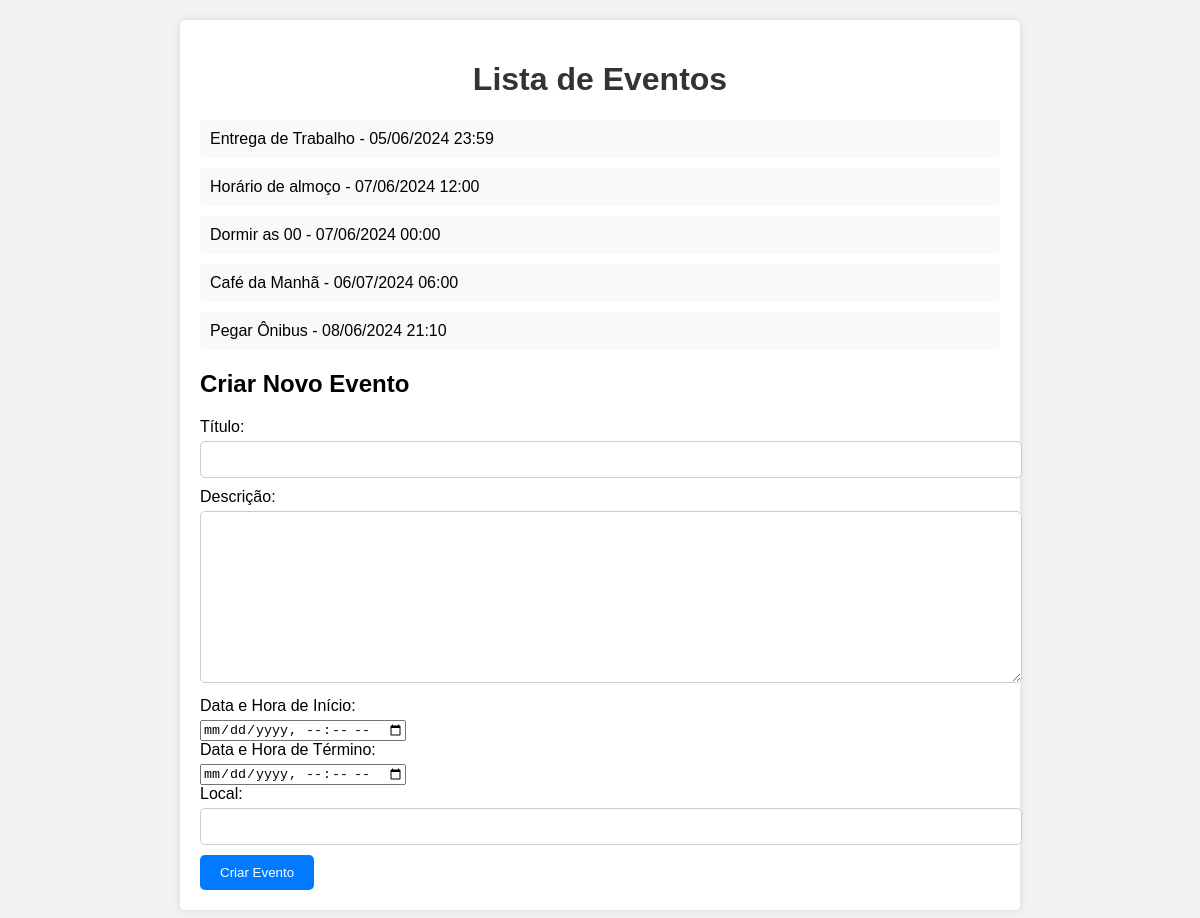
The page / on the database its author committed.
### events/models.py (models this page shows, shortened)
class Event(models.Model):
    title = models.CharField(max_length=200)
    description = models.TextField()
    start_datetime = models.DateTimeField()
    end_datetime = models.DateTimeField()
    location = models.CharField(max_length=200)
    creator = models.ForeignKey(User, on_delete=models.CASCADE)

### events/views.py (the view)
# urls.py: path('', views.event_list, name='event_list'),
def event_list(request):
    if request.method == 'POST':
        form = EventForm(request.POST)
        if form.is_valid():
            event = form.save(commit=False)
            event.creator = request.user
            event.save()
            return redirect('event_list')  # Redirecionar de volta para a mesma página
    else:
        form = EventForm()
    events = Event.objects.all()
    return render(request, 'event_list.html', {'events': events, 'form': form})

### events/forms.py (shortened to what this page needs)
class EventForm(forms.ModelForm):
    class Meta:
        model = Event
        fields = ['title', 'description', 'start_datetime', 'end_datetime', 'location']
        widgets = {
            'start_datetime': forms.DateTimeInput(attrs={'type': 'datetime-local'}),
            'end_datetime': forms.DateTimeInput(attrs={'type': 'datetime-local'}),
        }

### events/templates/event_list.html (shortened to what this page needs)
<!DOCTYPE html>
<html>
<head>
</head>
<body>
    <div class="container">
        <h1>Lista de Eventos</h1>
        <ul>
            {% for event in events %}
                <li>{{ event.title }} - {{ event.start_datetime|date:"d/m/Y H:i" }}</li>
            {% endfor %}
        </ul>
        <h2>Criar Novo Evento</h2>
        <form method="post">
            <label for="id_title">Título:</label>
            {{ form.title }}
            <label for="id_description">Descrição:</label>
            {{ form.description }}
            <label for="id_start_datetime">Data e Hora de Início:</label>
            {{ form.start_datetime }}
            <label for="id_end_datetime">Data e Hora de Término:</label>
            {{ form.end_datetime }}
            <label for="id_location">Local:</label>
            {{ form.location }}
            <button type="submit">Criar Evento</button>
        </form>
    </div>
</body>
</html>

### events/templates/event_list.html (style rules this page uses)
body { font-family: Arial, sans-serif; background-color: #f2f2f2; margin: 0; padding: 0; }
.container { max-width: 800px; margin: 20px auto; padding: 20px; background-color: #fff; border-radius: 5px; box-shadow: 0 0 10px rgba(0, 0, 0, 0.1); }
h1 { color: #333; text-align: center; }
ul { list-style-type: none; padding: 0; }
li { background-color: #f9f9f9; padding: 10px; margin-bottom: 10px; border-radius: 5px; }
form { margin-top: 20px; }
label { display: block; margin-bottom: 5px; }
input[type="text"], textarea { width: 100%; padding: 10px; margin-bottom: 10px; border: 1px solid #ccc; border-radius: 5px; }
button[type="submit"] { background-color: #007bff; color: #fff; padding: 10px 20px; border: none; border-radius: 5px; cursor: pointer; }

### rows shown on the page
Event: title "Entrega de Trabalho", start_datetime "05/06/2024 23:59"
Event: title "Horário de almoço", start_datetime "07/06/2024 12:00"
Event: title "Dormir as 00", start_datetime "07/06/2024 00:00"
Event: title "Café da Manhã", start_datetime "06/07/2024 06:00"
Event: title "Pegar Ônibus", start_datetime "08/06/2024 21:10"
